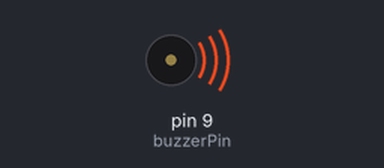
Recording of a sketch running on a simulated Arduino Uno, built with avr-gcc and run on an emulated ATmega328P. Shown: buzzer (waves = sounding).

Above: at 0.2 s.
Timing chart, 0 to 3.0 s (numbered marks = the images above):
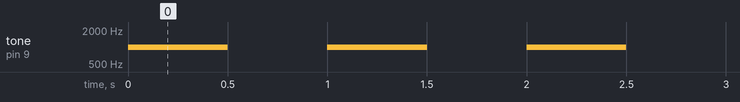

The sketch:

buzzer.ino
```cpp
int buzzerPin = 9; // Pin connected to the buzzer

void setup() {
  pinMode(buzzerPin, OUTPUT); // Set the buzzer pin as an output
}

void loop() {
  tone(buzzerPin, 1000); // Play a 1000 Hz tone
  delay(500);            // Wait for 0.5 seconds
  noTone(buzzerPin);     // Stop the tone
  delay(500);            // Wait for 0.5 seconds
}
```

Measured:
- by itself, tone on pin 9 (buzzerPin): alternates 1000 Hz for 0.50 s and silent for 0.50 s
